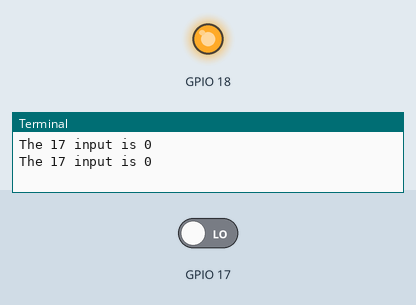
Recording of a program running on a simulated Raspberry Pi (BCM pin numbers). On the bench: output pins drawn as LEDs (lit = HIGH), the last lines printed to the terminal. The inputs (shaded band) are chosen by the test bench; at power-on: GPIO 17 LOW. At 2.0 s the program stops and its outputs stay as they are.

Above: at 0.1 s.
At 2.1 s:
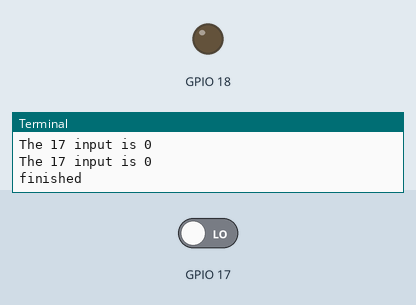
Timing chart, 0 to 3.5 s (numbered marks = the images above):
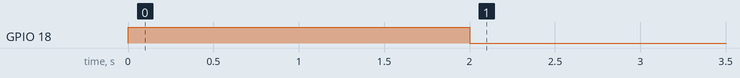

The program:

Inputandcallback.py
```python
import time
import RPi.GPIO as GPIO
GPIO.setmode (GPIO.BCM)
GPIO.setup(18, GPIO.OUT)
#The purpose of pull up down is to add an internal resistor
#such that when the input is 0 the voltage is 0
GPIO.setup(17, GPIO.IN, pull_up_down=GPIO.PUD_DOWN)

def my_callback(self):
    print ("the state of pin 17 is " + str(GPIO.input(17)))
GPIO.add_event_detect(17, GPIO.BOTH, callback=my_callback)
print ("The 17 input is " + str(GPIO.input(17)))
GPIO.output(18, 1)
print ("The 17 input is " + str(GPIO.input(17)))
time.sleep(2)

GPIO.output(18, 0)
print ("The 17 input is " + str(GPIO.input(17)))
print ("finished")
```
